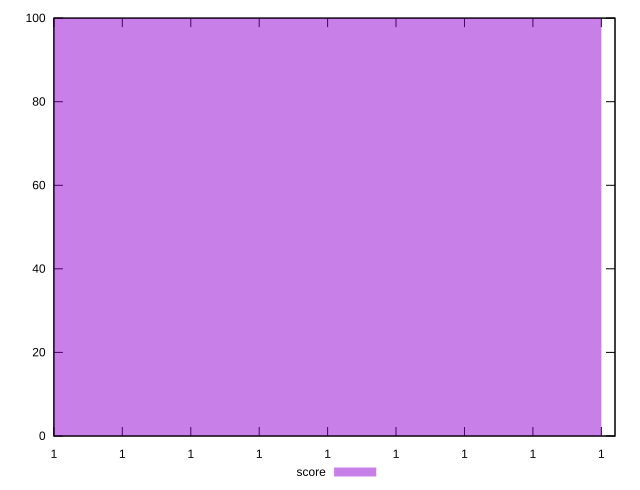

The gnuplot source for this figure:
reset
set terminal svg size 640, 490 enhanced background rgb 'white'
set output "reprap/max-potential-fid/samples/empty/score/histogram.svg"

$score <<EOF
0.9999999641342963 100
EOF

set key outside below
set boxwidth 4.3856027704339354e-15
set yrange [0:100]
set style fill transparent solid 0.5 noborder

plot \
  $score title "score" with boxes, \


reset
